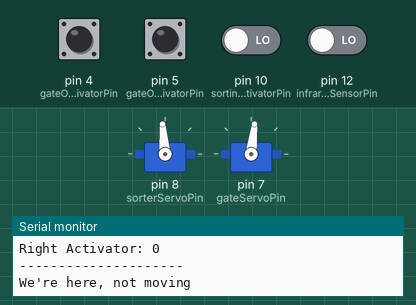
This sketch was run on a simulated Arduino Uno, built with avr-gcc and run on an emulated ATmega328P. On the bench: 2 × servo, the last lines printed to the serial monitor. The test bench sets the inputs (shaded band); at power-on: pin 4 (gateOpenLeftActivatorPin), pin 5 (gateOpenRightActivatorPin), pin 10 (sortingActivatorPin), pin 12 (infraredSensorPin) LOW.

Above: at 5.2 s.
5.3 s: pin 10 (sortingActivatorPin) driven HIGH
At 5.54 s:
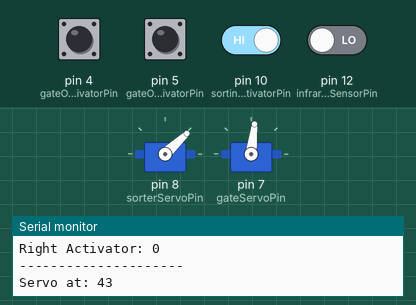
8.3 s: pin 12 (infraredSensorPin) driven HIGH
11.3 s: pin 12 (infraredSensorPin) driven LOW
14.3 s: pin 10 (sortingActivatorPin) driven LOW
At 14.9 s:
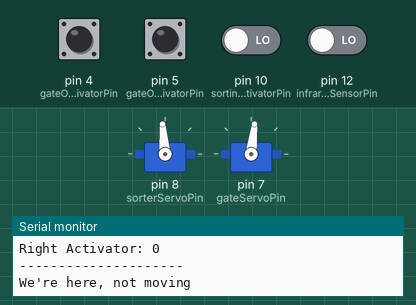
15.8 s: pin 5 (gateOpenRightActivatorPin) pulled HIGH for 1 s
At 16.84 s:
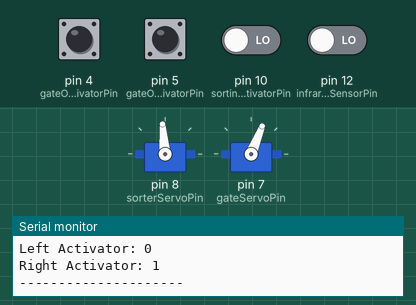
18.8 s: pin 4 (gateOpenLeftActivatorPin) pulled HIGH for 0.2 s
At 19.76 s:
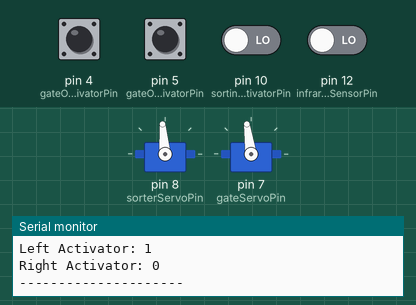
Timing chart, 0 to 22.3 s (numbered marks = the images above; inputs shaded):
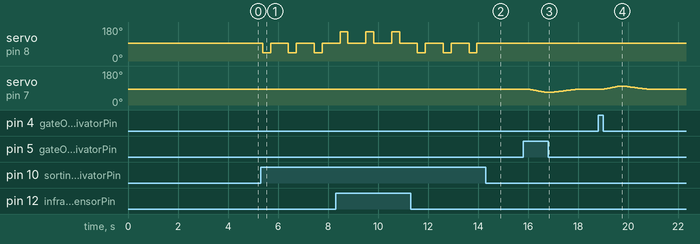

The sketch:

SCB.ino
```cpp
#include <Servo.h>

Servo ballSorter;
Servo gate;

// Servo Base Positions
int home = 95;
int left = home + 60;
int right = home - 52;

// Gate Servo Base Positions
int closed = 83;
int openedLeft = 98;
int openedRight = 68;

// Pins
int infraredSensorPin = 12;
int gateServoPin = 7;
int sorterServoPin = 8;

// Activators
int gateOpenLeftActivatorPin = 4;
int gateOpenRightActivatorPin = 5;
int sortingActivatorPin = 10;

// Gate Movement
int gatePos;
int gateSpeed = 30;
int gateClosingSpeed = 40;

// Sorting movement
int sortPos;
int sortDelay = 300;
int waitForNextDelay = 400;


// Global State and General Settings
int gateState = 0; // 0: Closed; 1: Open Left; 2: Open Right
bool sortingActivated = false;
int iteration = 2;
int delayTime = 300;

void setup() {
  Serial.begin(9600);
  pinMode(1, OUTPUT);
  pinMode(infraredSensorPin, INPUT); // Infrared sensor

  // Sorter Setup
  ballSorter.attach(sorterServoPin);
  ballSorter.write(home);
  sortPos = home;

  // Gate Setup
  gate.attach(gateServoPin);
  gate.write(closed);
  gatePos = closed;

  Serial.println("===================");
  delay(4000);
}

void loop() {
  digitalWrite(1, HIGH);

  Serial.print("Sort Activator: ");
  Serial.println(digitalRead(sortingActivatorPin));
  Serial.print("Left Activator: ");
  Serial.println(digitalRead(gateOpenLeftActivatorPin));
  Serial.print("Right Activator: ");
  Serial.println(digitalRead(gateOpenRightActivatorPin));
  Serial.println("---------------------");


  sortingActivated = digitalRead(sortingActivatorPin);

  if(sortingActivated) { // Sorting Logic
    int isBlack;
    isBlack = digitalRead(infraredSensorPin);

    if(isBlack) {
      ballSorter.write(left);
      sortPos = left;
      Serial.print("Servo at: ");
      Serial.println(sortPos);
    } else {
      ballSorter.write(right);
      sortPos = right;
      Serial.print("Servo at: ");
      Serial.println(sortPos);
    }

    delay(sortDelay);
    ballSorter.write(home);
    delay(waitForNextDelay);
  } else { // Gate Logic
    if(digitalRead(gateOpenLeftActivatorPin)) {
      gateState = 1;
    } else if(digitalRead(gateOpenRightActivatorPin)) {
      gateState = 2;
    } else {
      gateState = 0;
    }

    switch (gateState) {
      case 0:
        moveGate(closed, 60);
        break;
      case 1:
        moveGate(openedLeft, 40);
        break;
      case 2:
        moveGate(openedRight, 40);
        break;
    }
  }

  delay(delayTime);
}

void moveGate(int target, int speed) {
  if(gatePos == target) {
    Serial.println("We're here, not moving");
    return;
  }

  if(target > gatePos) { // left
    for(int pos = gatePos; pos <= target; pos++) {
      gate.write(pos);
      delay(speed);
    }
  } else { // right
    for(int pos = gatePos; pos >= target; pos--) {
      gate.write(pos);
      delay(speed);
    }
  }

  gatePos = target;
}
```

Measured:
- after the input at 5.3 s, servo on pin 8 (sorterServoPin): alternates 95° for 0.72 s and 43° for 0.31 s, starting after 0.08 s
- after the input at 14.3 s, servo on pin 8 (sorterServoPin): stays 95° (without the input it goes to 43° after 0.37 s)
- after the input at 18.8 s, servo on pin 7 (gateServoPin): rises from 83° to 98° in 0.56 s, then falls to 83° in 1.3 s
